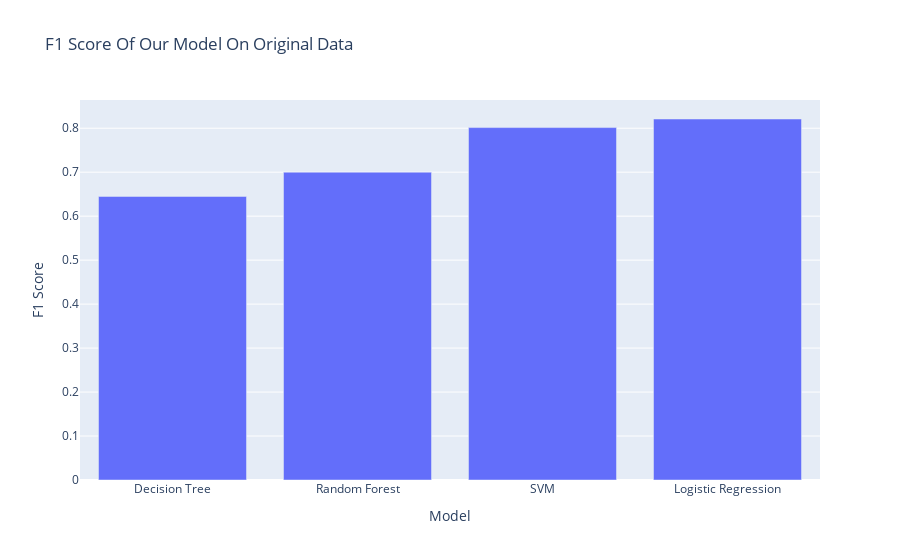

Here is the notebook cell this chart was saved with:
### Code cell
fig = go.Figure()
fig.add_trace(go.Bar(x=['Decision Tree','Random Forest','SVM','Logistic Regression'],y=[DT_F1,RF_F1,SVM_F1,LR_F1]))
fig.update_layout(title='F1 Score Of Our Model On Original Data',xaxis_title='Model',yaxis_title='F1 Score')
fig.show()

### Figure 1 — Plotly figure (JSON) as saved in the notebook; plotly's stock layout.template omitted (floating-point values rounded to 4 significant figures)
{"data": [{"type": "bar", "x": ["Decision Tree", "Random Forest", "SVM", "Logistic Regression"], "y": [0.6449, 0.7, 0.8014, 0.8209]}], "layout": {"autosize": true, "title": {"text": "F1 Score Of Our Model On Original Data"}, "xaxis": {"autorange": true, "range": [-0.5, 3.5], "title": {"text": "Model"}, "type": "category"}, "yaxis": {"autorange": true, "range": [0, 0.8642], "title": {"text": "F1 Score"}, "type": "linear"}}}
